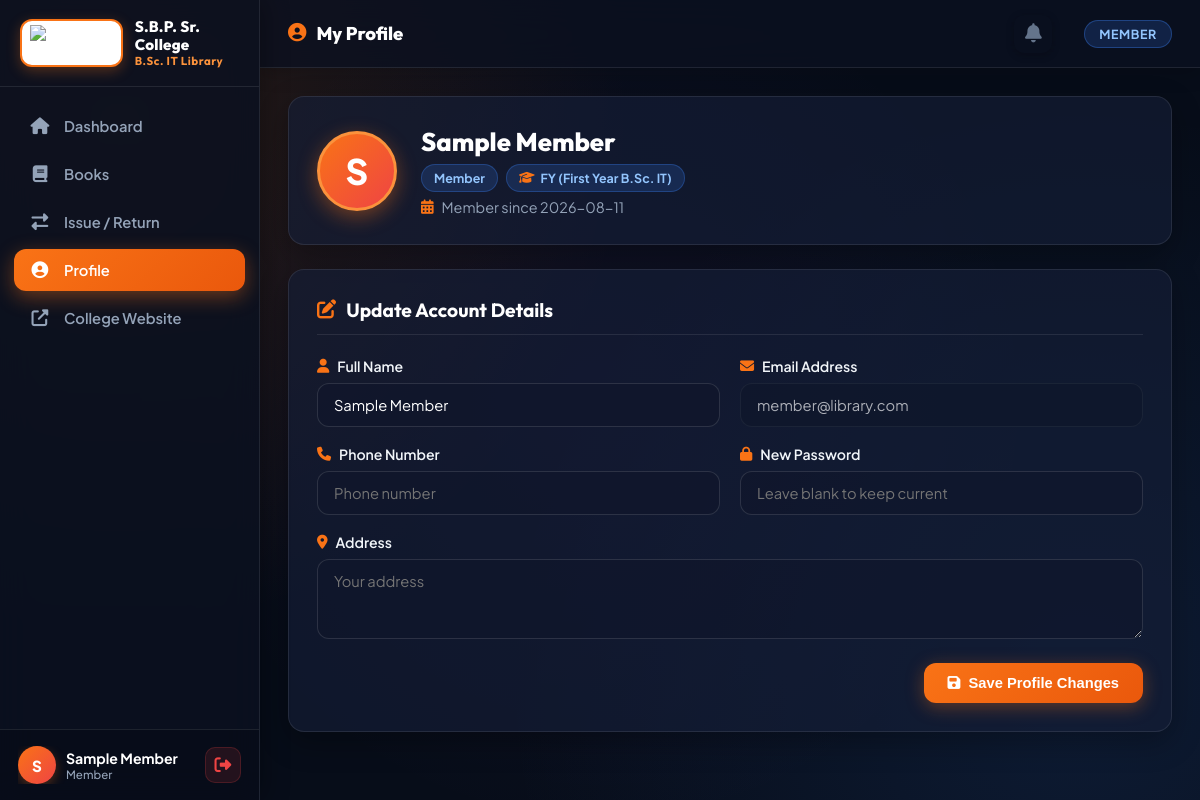
Screenshot of /profile (signed in) with the database file from the repository.
### tables this page shows
CREATE TABLE users (
            id INTEGER PRIMARY KEY AUTOINCREMENT,
            name TEXT NOT NULL,
            email TEXT UNIQUE NOT NULL,
            password TEXT NOT NULL,
            role TEXT DEFAULT 'member',
            phone TEXT,
            address TEXT,
            membership_date TEXT DEFAULT CURRENT_DATE,
            is_active INTEGER DEFAULT 1,
            profile_photo TEXT,
            seat_number TEXT
        , year_division TEXT DEFAULT 'FY (First Year B.Sc. IT)');

### app.py (the view, shortened to what this page needs)
@app.route('/profile', methods=['GET', 'POST'])
@login_required
def profile():
    conn = get_db()
    user = conn.execute('SELECT * FROM users WHERE id = ?', (session['user_id'],)).fetchone()
    conn.close()
    return render_template('profile.html', user=user)

### app.py (called while the page is built, shortened)
def get_db():
    conn = sqlite3.connect(DATABASE)
    conn.row_factory = sqlite3.Row
    return conn

def login_required(f):
    @wraps(f)
    def decorated(*args, **kwargs):
        if 'user_id' not in session:
            flash('Please login to continue.', 'warning')
            return redirect(url_for('login'))
        return f(*args, **kwargs)
    return decorated

@app.context_processor
def inject_notifications():
    if 'user_id' in session:
        conn = get_db()
        today = datetime.today().strftime('%Y-%m-%d')
        if session.get('role') == 'member':
            overdue = conn.execute("SELECT b.title FROM transactions t JOIN books b ON t.book_id = b.id WHERE t.user_id = ? AND t.status = 'issued' AND t.due_date < ?", (session['user_id'], today)).fetchall()
            conn.commit()
        notifs = conn.execute("SELECT * FROM notifications WHERE user_id = ? AND is_read = 0 ORDER BY id DESC LIMIT 5", (session['user_id'],)).fetchall()
        unread_count = len(notifs)
        conn.close()
        return dict(notifications=notifs, unread_count=unread_count)
    return dict(notifications=[], unread_count=0)

### templates/profile.html (shortened to what this page needs)
{% extends 'base.html' %}
{% block page_title %}<i class="fas fa-user-circle"></i> My Profile{% endblock %}
{% block content %}
<div class="profile-page">
    <div class="profile-header-card">
        {% if user.profile_photo %}
        <img src="{{ url_for('static', filename='uploads/photos/' ~ user.profile_photo) }}" alt="Photo" class="profile-avatar-img">
        {% else %}
        <div class="profile-avatar-lg">{{ session.user_name[0] | upper }}</div>
        {% endif %}
        <div class="profile-meta">
            <h2>{{ user.name }}</h2>
            <p>
                <span class="badge badge-{{ 'success' if user.role == 'admin' else 'info' }}">{{ user.role | capitalize }}</span>
                {% if user.role != 'admin' %}
                    {% if user.year_division %}<span class="badge badge-info"><i class="fas fa-graduation-cap"></i> {{ user.year_division }}</span>{% endif %}
                {% endif %}
            </p>
            <p><i class="fas fa-calendar-alt"></i> Member since {{ user.membership_date }}</p>
        </div>
    </div>
    <div class="form-card">
        <h3 class="form-section-title"><i class="fas fa-edit"></i> Update Account Details</h3>
        <form method="POST" class="lms-form">
            <div class="form-row">
                <div class="form-group">
                    <label><i class="fas fa-user"></i> Full Name</label>
                    <input type="text" name="name" value="{{ user.name }}" required>
                </div>
                <div class="form-group">
                    <label><i class="fas fa-envelope"></i> Email Address</label>
                    <input type="email" value="{{ user.email }}" disabled class="input-disabled">
                </div>
            </div>
            <div class="form-row">
                <div class="form-group">
                    <label><i class="fas fa-phone"></i> Phone Number</label>
                    <input type="tel" name="phone" value="{{ user.phone or '' }}" placeholder="Phone number">
                </div>
                <div class="form-group">
                    <label><i class="fas fa-lock"></i> New Password</label>
                    <input type="password" name="new_password" placeholder="Leave blank to keep current">
                </div>
            </div>
            <div class="form-group full-width">
                <label><i class="fas fa-map-marker-alt"></i> Address</label>
                <textarea name="address" rows="3" placeholder="Your address">{{ user.address or '' }}</textarea>
            </div>
            <div class="form-buttons">
                <button type="submit" class="btn-primary"><i class="fas fa-save"></i> Save Profile Changes</button>
            </div>
        </form>
    </div>
</div>
{% endblock %}

### templates/base.html (shortened to what this page needs)
<!DOCTYPE html>
<html lang="en">
<head>
    <link rel="stylesheet" href="https://cdnjs.cloudflare.com/ajax/libs/font-awesome/6.5.0/css/all.min.css">
    <link rel="stylesheet" href="{{ url_for('static', filename='css/style.css') }}">
</head>
<body>
    {% if session.user_id %}
    <aside class="sidebar" id="sidebar">
        <div class="sidebar-header">
            <div class="logo" style="display: flex; align-items: center; gap: 12px;">
                <div class="logo-badge-container" style="padding: 4px 8px; border-radius: 12px;">
                    <img src="{{ url_for('static', filename='images/jes_emblem.png') }}" alt="JES Logo" style="height: 36px; width: auto; object-fit: contain; display: block;">
                </div>
                <div style="display: flex; flex-direction: column; line-height: 1.2;">
                    <span style="font-size: 0.95rem; font-weight: 800; color: #fff; letter-spacing: 0.2px; font-family: 'Outfit', sans-serif;">S.B.P. Sr. College</span>
                    <span style="font-size: 0.72rem; color: var(--primary-light); font-weight: 700; letter-spacing: 0.5px;">B.Sc. IT Library</span>
                </div>
            </div>
        </div>
        <nav class="sidebar-nav">
            <a href="{{ url_for('dashboard') }}" class="nav-item {% if request.endpoint == 'dashboard' %}active{% endif %}">
                <i class="fas fa-home"></i><span>Dashboard</span>
            </a>
            <a href="{{ url_for('books') }}" class="nav-item {% if 'book' in request.endpoint %}active{% endif %}">
                <i class="fas fa-book"></i><span>Books</span>
            </a>
            <a href="{{ url_for('transactions') }}" class="nav-item {% if 'transaction' in request.endpoint %}active{% endif %}">
                <i class="fas fa-exchange-alt"></i><span>Issue / Return</span>
            </a>
            <a href="{{ url_for('profile') }}" class="nav-item {% if request.endpoint == 'profile' %}active{% endif %}">
                <i class="fas fa-user-circle"></i><span>Profile</span>
            </a>
            <a href="https://jessbpjunnar.org/" target="_blank" class="nav-item">
                <i class="fas fa-external-link-alt"></i><span>College Website</span>
            </a>
        </nav>
        <div class="sidebar-footer">
            <div class="user-info">
                {% if session.user_photo %}
                <img src="{{ url_for('static', filename='uploads/photos/' ~ session.user_photo) }}" alt="Avatar" class="user-avatar" style="object-fit: cover; border: 2px solid var(--primary);">
                {% else %}
                <div class="user-avatar">{{ session.user_name[0] | upper }}</div>
                {% endif %}
                <div>
                    <div class="user-name">{{ session.user_name }}</div>
                    <div class="user-role">{{ session.role | capitalize }}</div>
                </div>
            </div>
            <a href="{{ url_for('logout') }}" class="logout-btn" title="Logout"><i class="fas fa-sign-out-alt"></i></a>
        </div>
    </aside>
    <main class="main-content">
        <header class="top-bar">
            <div class="page-title">{% block page_title %}{% endblock %}</div>
            <div class="top-bar-right" style="display: flex; align-items: center;">
                <div class="notifications-wrapper" style="position: relative; margin-right: 20px; display: inline-block;">
                    <button id="notifToggle" class="btn-icon" style="background:none; border:none; color:#64748b; font-size:1.2rem; cursor:pointer; position:relative;">
                        <i class="fas fa-bell"></i>
                    </button>
                </div>
                <div class="badge-role {{ session.role }}">{{ session.role | capitalize }}</div>
            </div>
        </header>
        <div class="content-area">
            {% set messages = get_flashed_messages() %}
            {% block content %}{% endblock %}
        </div>
    </main>
    {% else %}
    {% block auth_content %}{% endblock %}
    {% endif %}
</body>
</html>

### rows the page displays
users: user_name "Sample Member", role "Member", role "MEMBER", name "Sample Member", year_division "FY (First Year B.Sc. IT)", membership_date "2026-08-11", email "member@library.com"

### other values shown
{{ session.user_name[0] | upper }} "S"
